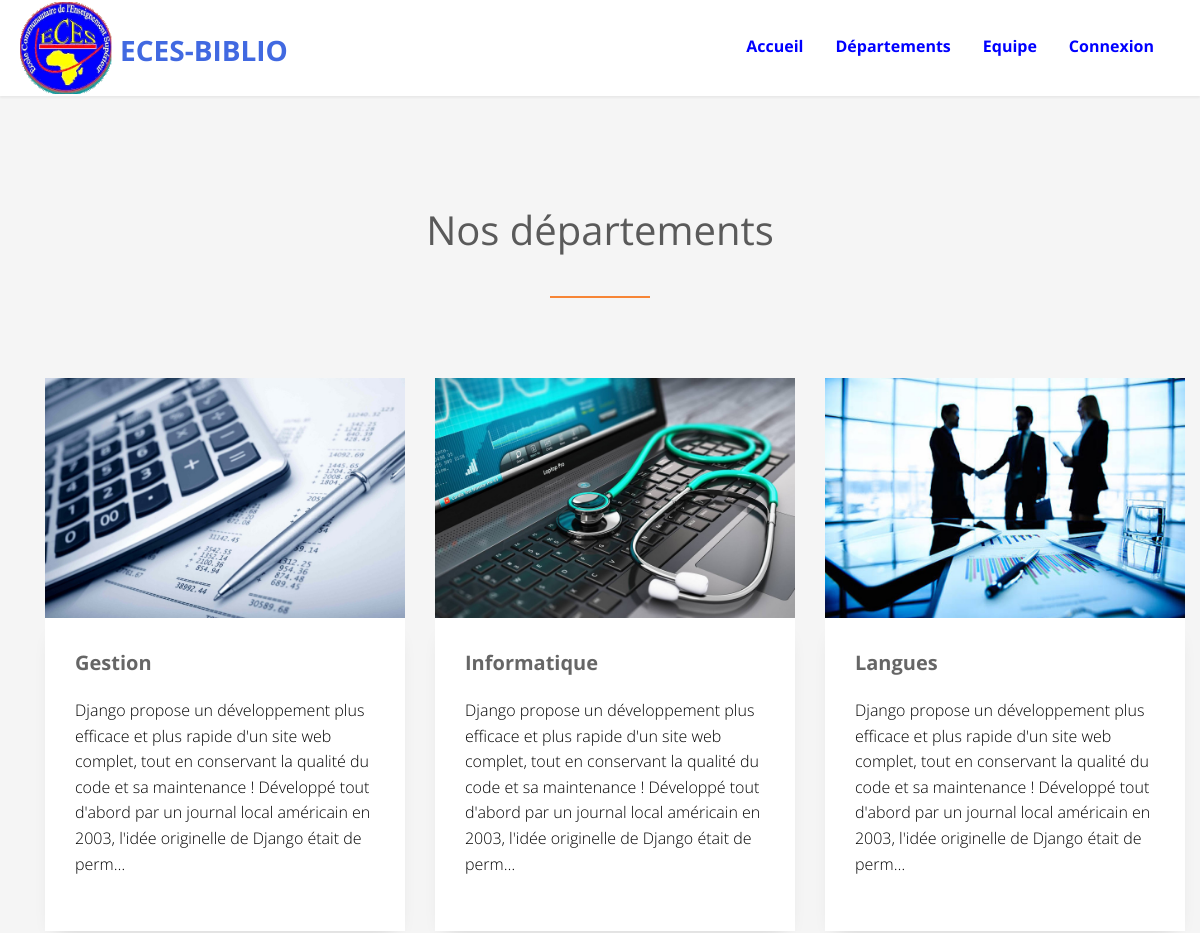
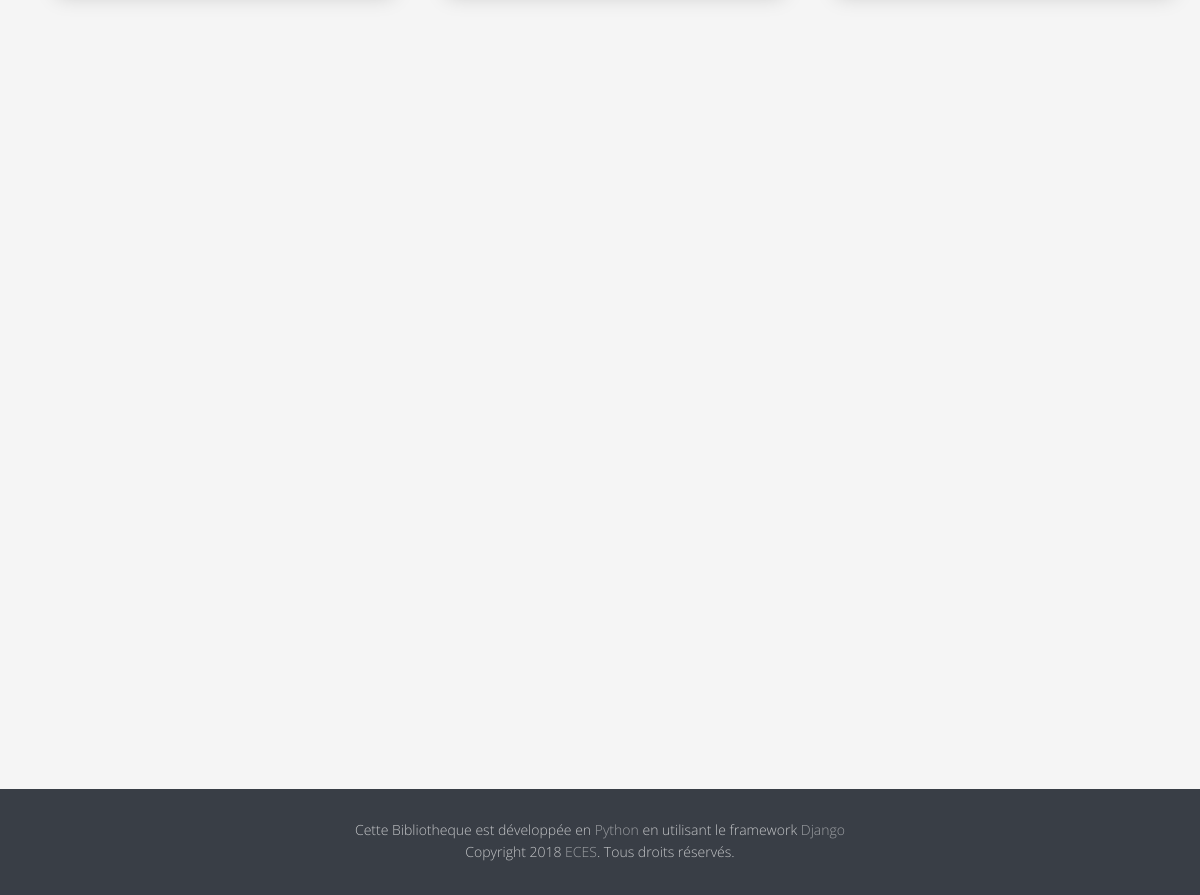
/departements/, run on the app's committed database (2 pictures, top to bottom).
### eces/models.py (models this page shows, shortened)
class Departement(models.Model):
  image=models.FileField(upload_to="Repertoire_Images", default='Repertoire_Images/depdefault1.jpeg')
  libelle=models.CharField(max_length=255, unique=True ,help_text='veuillez indiquer un departement')
  description=models.TextField()
  class Meta:
    ordering =('libelle',)

### eces/views.py (the view)
# urls.py: path('departements/', views.DepartementListView.as_view(), name='departement_list'),
class DepartementListView(ListView):
	template_name='departement.html'
	model=models.Departement

### templates/departement.html (shortened to what this page needs)
{% extends 'index.html' %}
{%  block header %}
{{ block.super}}
{%  endblock header%}
{% block departement %}
<div id="fh5co-tours" class="fh5co-section-gray">
 <div class="container">
<div class="row">
          <div class="col-md-8 col-md-offset-2 text-center heading-section animate-box">
            <h3>Nos départements</h3>
          </div>
        </div>
<div class="container">
        <div class="row row-bottom-padded-md">
        	{% for departement in departement_list %}
         <div class="col-lg-4 col-md-4 col-sm-6">
            <div class="fh5co-blog animate-box">
              <a href="{% url 'departement_detail' departement.pk %}"><img  class="img-responsive"  src="{{departement.image.url}}"  alt=""></a>
              <div class="blog-text">
                <div class="prod-title">
                  <h3><a href="{% url 'departement_detail' departement.pk %}">{{ departement.libelle }}</a></h3>
                  <p style="color: black">{{ departement.description|truncatechars:250 }}</p>
                </div>
              </div>
            </div>
          </div>
             {% empty %}
        <p>Liste vide</p>
        {% endfor %}
        </div>
      </div>
 </div>
</div>
{% endblock departement %}

### eces/static/eces/css/style.css (style rules this page uses)
body { font-family: "Open Sans", Arial, sans-serif; line-height: 1.6; font-size: 16px; background: #fff; color: #848484; font-weight: 300; overflow-x: hidden; }
a { color: #F78536; -webkit-transition: 0.5s, ease; -o-transition: 0.5s, ease; transition: 0.5s, ease; }
p, ul, ol { margin-bottom: 1.5em; font-size: 16px; color: #848484; font-family: "Open Sans", Arial, sans-serif; }
h1, h2, h3, h4, h5, h6 { color: #5a5a5a; font-family: "Open Sans", Arial, sans-serif; font-weight: 400; margin: 0 0 30px 0; }
#fh5co-work-section, #fh5co-car, #fh5co-blog-section, #fh5co-features, #fh5co-tours, #fh5co-testimonial, .fh5co-content-section { padding: 7em 0; }
.fh5co-section-gray { background: rgba(0, 0, 0, 0.04); }
.heading-section { padding-bottom: 1em; margin-bottom: 5em; }
.heading-section:after { position: absolute; content: ''; bottom: 0; left: 50%; width: 100px; margin-left: -50px; height: 2px; background: #F78536; }
.heading-section h3 { font-size: 40px; font-weight: 400; position: relative; }
.fh5co-blog { margin-bottom: 60px; }
.fh5co-blog a img { width: 100%; }
.fh5co-blog .blog-text { margin-bottom: 30px; position: relative; background: #fff; width: 100%; padding: 30px; float: right; -webkit-box-shadow: 0px 10px 20px -12px rgba(0, 0, 0, 0.18); -moz-box-shadow: 0px 10px 20px -12px rgba(0, 0, 0, 0.18); box-shadow: 0px 10px 20px -12px rgba(0, 0, 0, 0.18); }
.fh5co-blog .blog-text h3 { font-size: 20px; margin-bottom: 20px; font-weight: 400; line-height: 1.5; }
.fh5co-blog .blog-text h3 a { color: rgba(0, 0, 0, 0.6); }
.js .animate-box { opacity: 0; }
.row-bottom-padded-md { padding-bottom: 4em; }
.prod-title h3 a { font-weight: bold; }

### data on the page
Departement: image (picture), libelle "Gestion", description "Django propose un développement plus efficace et plus rapide d'un site web complet, tout en conservant la qualité du code et sa maintenance ! Développé tout d'abord par un journal local américain en 2003, l'idée originelle de Django était de perm…"
Departement: image (picture), libelle "Informatique", description "Django propose un développement plus efficace et plus rapide d'un site web complet, tout en conservant la qualité du code et sa maintenance ! Développé tout d'abord par un journal local américain en 2003, l'idée originelle de Django était de perm…"
Departement: image (picture), libelle "Langues", description "Django propose un développement plus efficace et plus rapide d'un site web complet, tout en conservant la qualité du code et sa maintenance ! Développé tout d'abord par un journal local américain en 2003, l'idée originelle de Django était de perm…"
